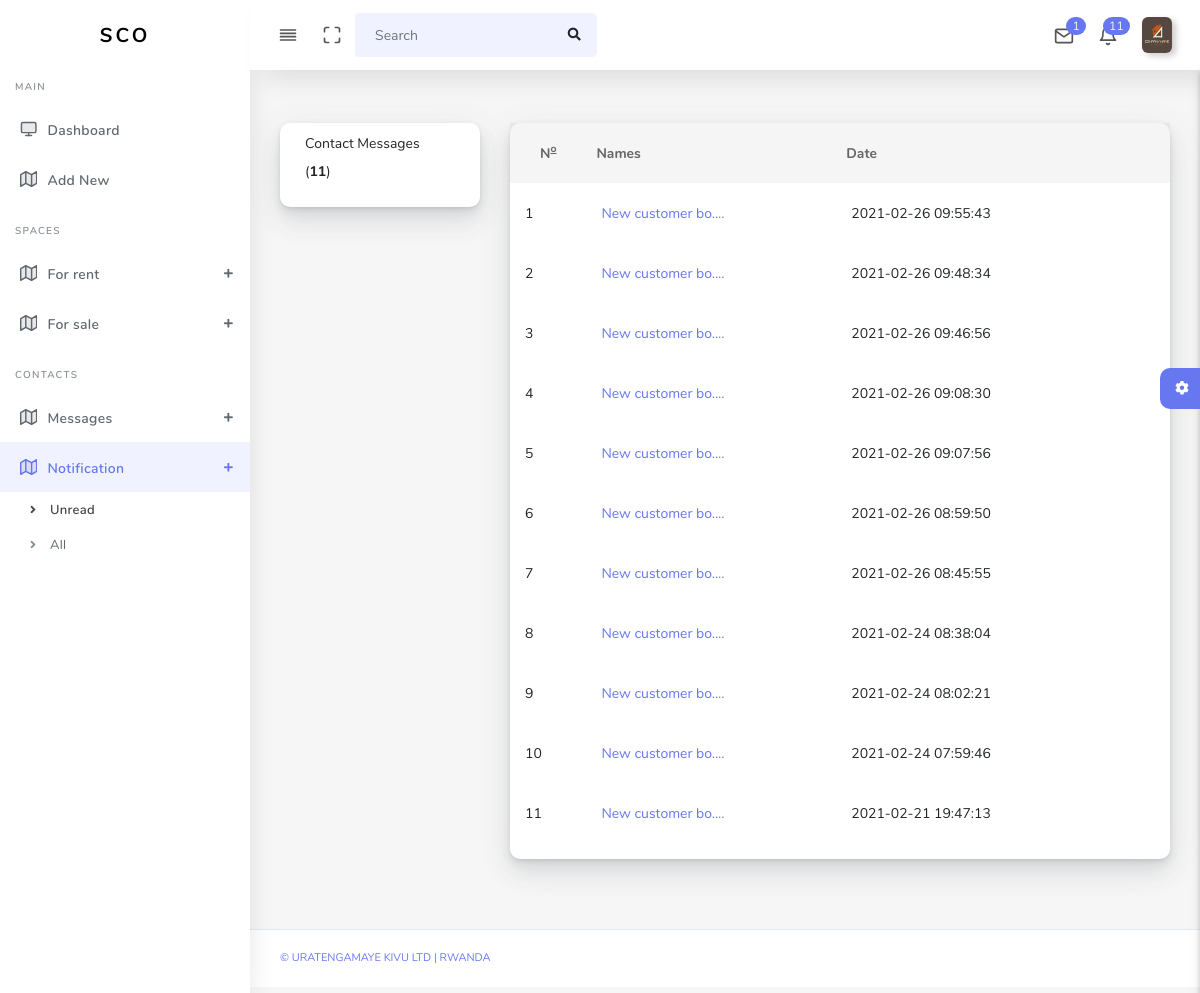
/admin/coUnreadNotification.php (signed in), run on the app's committed database.
### tables this page shows
CREATE TABLE `companies` (
  `id` int(11) NOT NULL,
  `comName` varchar(255) DEFAULT NULL,
  `comEmail` varchar(255) DEFAULT NULL,
  `comLocation` varchar(255) DEFAULT NULL,
  `comPhone` int(11) DEFAULT NULL,
  `comUsername` varchar(255) DEFAULT NULL,
  `comPassword` varchar(255) DEFAULT NULL,
  `comTIN` varchar(100) DEFAULT NULL,
  `thumbnail` varchar(255) NOT NULL,
  `coStatus` varchar(100) NOT NULL
);

CREATE TABLE `conotification` (
  `id` int(11) NOT NULL,
  `content` varchar(100) NOT NULL,
  `notTime` timestamp NOT NULL DEFAULT current_timestamp() ON UPDATE current_timestamp(),
  `status` varchar(100) NOT NULL,
  `companyId` int(11) NOT NULL
);

### admin/coUnreadNotification.php (the view, shortened to what this page needs)
<?php
    require_once("includes/db.php");
?>
<!DOCTYPE html>
<html lang="en">
<head>
  <link rel="stylesheet" href="assets/css/app.min.css">
  <link rel="stylesheet" href="assets/css/style.css">
  <link rel="stylesheet" href="assets/css/components.css">
  <link rel="stylesheet" href="assets/css/custom.css">
</head>
<body>
  <div id="app">
      <?php require_once("includes/headerCompany.php")?>
      <?php require_once("includes/left_nav2.php")?>
    <div class="main-wrapper main-wrapper-1">
      <div class="main-content">
        <section class="section">
          <div class="section-body">
            <div class="row">
              <div class="col-xs-12 col-sm-12 col-md-3 col-lg-3">
                <div class="card">
                  <div class="body">
                    <div id="mail-nav">
                      <ul class="" id="mail-folders">
                        <li>
                          <a href="" title="Inbox">Contact Messages &nbsp;
                              <?php
                                $fi = mysqli_query($conn,"SELECT *FROM conotification WHERE status='unread' AND companyId='{$_SESSION['spacecompanies']}'") or die(mysqli_error($conn));
                                if (mysqli_num_rows($fi)>0) {
                                    $num = mysqli_num_rows($fi);
                                    echo "(<b>".$num."</b>)";
                                }else{
                                    echo "(<b>0</b>)";
                                }
                              ?>
                          </a>
                        </li>
                      </ul>
                    </div>
                  </div>
                </div>
              </div>
              <div class="col-xs-12 col-sm-12 col-md-9 col-lg-9">
                <div class="card">
                    <div class="boxs mail_listing">
                        <div class="inbox-center table-responsive">
                        <table class="table table-hover">
                            <thead>
                                <tr>
                                    <th class="text-center">
                                        N<sup><u>o</u></sup>
                                    </th>
                                    <th>Names</th>
                                    <th>Date</th>
                                    <th class="hidden-xs" colspan="2">
                                    <div class="pull-right">
                                    </div>
                                    </th>
                                </tr>
                            </thead>
                            <tbody>
                                <?php
                                    $q = mysqli_query($conn,"SELECT *FROM conotification WHERE companyId='{$_SESSION['spacecompanies']}' AND status='unread' ORDER BY id DESC limit 20") or die(mysqli_error($conn));
                                    if (mysqli_num_rows($q)>0) {
                                        $count = 1;
                                        while ($fe = mysqli_fetch_array($q)) {
                                           ?>
                                            <tr>
                                                <td class="tbl-checkbox">
                                                    <?= $count;?>
                                                </td>
                                                <td class="hidden-xs"><a href="coUpdateStatus?id=<?= $fe['id']?>"><?= substr($fe['content'],0,15)."....";?></a></td>
                                                <td class="max-texts">
                                                <a href="coUpdateStatus?id=<?= $fe['id']?>"><?= $fe['notTime']?></a>
                                                </td>
                                            </tr>
                                           <?php
                                        $count++;}
                                    }
                                ?>
                            </tbody>
                        </table>
                        </div>
                    </div>
                    </div>
                </div>
            </div>
          </div>
        </section>
        <div class="settingSidebar">
          <a href="javascript:void(0)" class="settingPanelToggle"> <i class="fa fa-spin fa-cog"></i>
          </a>
        </div>
      </div>
      <footer class="main-footer">
        <div class="footer-left">
          <a href="">&copy Uratengamaye Kivu Ltd | Rwanda</a></a>
        </div>
      </footer>
    </div>
  </div>
</body>
</html>

### admin/includes/headerCompany.php (shortened to what this page needs)
<?php
  require_once("db.php");
?>
<nav class="navbar navbar-expand-lg main-navbar sticky">
        <div class="form-inline mr-auto">
          <ul class="navbar-nav mr-3">
            <li><a href="#" data-toggle="sidebar" class="nav-link nav-link-lg
                  collapse-btn"> <i data-feather="align-justify"></i></a></li>
            <li><a href="#" class="nav-link nav-link-lg fullscreen-btn">
                <i data-feather="maximize"></i>
              </a></li>
            <li>
              <form class="form-inline mr-auto">
                <div class="search-element">
                  <input class="form-control" type="search" placeholder="Search" aria-label="Search" data-width="200">
                  <button class="btn" type="submit">
                    <i class="fas fa-search"></i>
                  </button>
                </div>
              </form>
            </li>
          </ul>
        </div>
        <ul class="navbar-nav navbar-right">
          <li class="dropdown dropdown-list-toggle">
            <a href="#" data-toggle="dropdown" class="nav-link nav-link-lg message-toggle">
              <i data-feather="mail"></i>
              <span class="badge headerBadge1">
                <?php
                  $se = mysqli_query($conn,"SELECT *FROM contactco WHERE companyId='{$_SESSION['spacecompanies']}' AND  status1='unread'") or die(mysqli_error($conn));
                  if (mysqli_num_rows($se)>0) {
                    $number = mysqli_num_rows($se);
                    echo $number;
                  }else{
                    echo "0";
                  }
                ?>
              </span>
            </a>
          </li>
          <li class="dropdown dropdown-list-toggle">
            <a href="#" data-toggle="dropdown" class="nav-link message-toggle nav-link-lg">
              <i data-feather="bell" class="bell"></i>
                <span class="badge headerBadge1">
                  <?php
                    $se = mysqli_query($conn,"SELECT *FROM conotification WHERE companyId='{$_SESSION['spacecompanies']}' AND status = 'unread' ORDER BY id DESC") or die(mysqli_error($conn));
                    if ((mysqli_num_rows($se)>0)) {
                      $number = mysqli_num_rows($se);
                      $total = $number;
                    echo $total;
                    }else{
                      echo "0";
                    }
                  ?>
                </span>
            </a>
          </li>
          <?php
            $m = mysqli_query($conn,"SELECT *FROM companies WHERE id = '{$_SESSION['spacecompanies']}'") or die(mysqli_error($conn));
            $pro = mysqli_fetch_array($m);
          ?>
          <li class="dropdown dropdown-list-toggle">
            <a href="#" data-toggle="dropdown" class="nav-link dropdown-toggle nav-link-lg nav-link-user">
              <img alt="image" src="media/companies/<?= $pro['thumbnail'];?>" style="height:100%;" class="user-img-radious-style"><span class="d-sm-none d-lg-inline-block"></span>
            </a>
          </li>
        </ul>
  </nav>

### data on the page
companies: thumbnail (picture)
conotification: content "New customer bo", notTime "2021-02-26 09:55:43"
conotification: content "New customer bo", notTime "2021-02-26 09:48:34"
conotification: content "New customer bo", notTime "2021-02-26 09:46:56"
conotification: content "New customer bo", notTime "2021-02-26 09:08:30"
conotification: content "New customer bo", notTime "2021-02-26 09:07:56"
conotification: content "New customer bo", notTime "2021-02-26 08:59:50"
conotification: content "New customer bo", notTime "2021-02-26 08:45:55"
conotification: content "New customer bo", notTime "2021-02-24 08:38:04"
conotification: content "New customer bo", notTime "2021-02-24 08:02:21"
conotification: content "New customer bo", notTime "2021-02-24 07:59:46"
conotification: content "New customer bo", notTime "2021-02-21 19:47:13"

### other printed values
$number "1"
$total "11"
$num "11"
